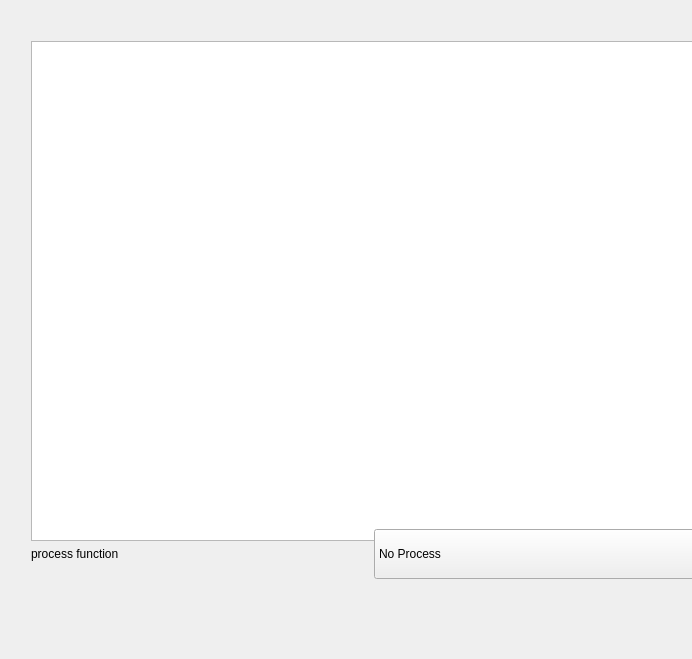
<?xml version="1.0" encoding="UTF-8"?>
<ui version="4.0">
 <class>CameraAppClass</class>
 <widget class="QMainWindow" name="CameraAppClass">
  <property name="geometry">
   <rect>
    <x>0</x>
    <y>0</y>
    <width>692</width>
    <height>659</height>
   </rect>
  </property>
  <property name="windowTitle">
   <string>faceDetectQt</string>
  </property>
  <widget class="QWidget" name="centralWidget">
   <widget class="QWidget" name="">
    <property name="geometry">
     <rect>
      <x>20</x>
      <y>30</y>
      <width>702</width>
      <height>560</height>
     </rect>
    </property>
    <layout class="QVBoxLayout" name="verticalLayout">
     <item>
      <widget class="QGraphicsView" name="graphicsView">
       <property name="minimumSize">
        <size>
         <width>700</width>
         <height>500</height>
        </size>
       </property>
      </widget>
     </item>
     <item>
      <layout class="QHBoxLayout" name="horizontalLayout_2">
       <item>
        <widget class="QLabel" name="titleLabel">
         <property name="text">
          <string>process function</string>
         </property>
        </widget>
       </item>
       <item>
        <widget class="QComboBox" name="processComboBox">
         <property name="minimumSize">
          <size>
           <width>0</width>
           <height>50</height>
          </size>
         </property>
         <item>
          <property name="text">
           <string>No Process</string>
          </property>
         </item>
         <item>
          <property name="text">
           <string>Gray</string>
          </property>
         </item>
         <item>
          <property name="text">
           <string>Threshold</string>
          </property>
         </item>
         <item>
          <property name="text">
           <string>Canny</string>
          </property>
         </item>
         <item>
          <property name="text">
           <string>RB_Reversal</string>
          </property>
         </item>
        </widget>
       </item>
      </layout>
     </item>
    </layout>
   </widget>
   <zorder>layoutWidget</zorder>
   <zorder>titleLabel</zorder>
   <zorder>processComboBox</zorder>
   <zorder>graphicsView</zorder>
  </widget>
 </widget>
 <layoutdefault spacing="6" margin="11"/>
 <resources/>
 <connections/>
</ui>
